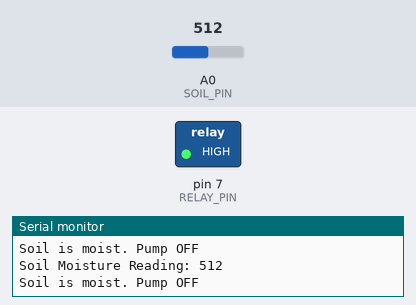
Recording of a sketch running on a simulated Arduino Uno, built with avr-gcc and run on an emulated ATmega328P. Shown: switched loads named in the sketch (green lamp = pin HIGH), the last lines printed to the serial monitor. Inputs (shaded band) come from the test bench; at power-on: A0 (SOIL_PIN) = 512.

Above: at 2.8 s.
2.9 s: A0 (SOIL_PIN) set to 585
5.6 s: A0 (SOIL_PIN) set to 610
At 7.3 s:
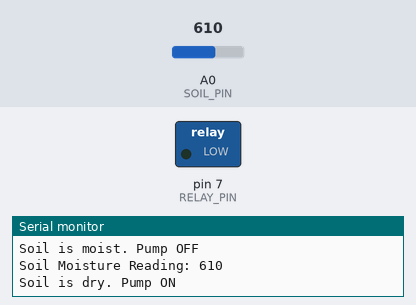
8.3 s: A0 (SOIL_PIN) set to 590
At 10.4 s:
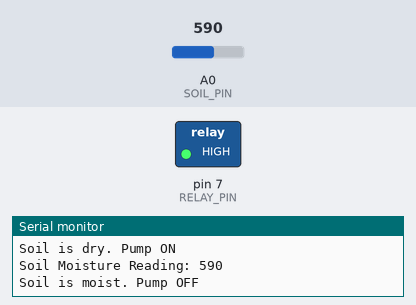
11.5 s: A0 (SOIL_PIN) set to 716
At 13.1 s:
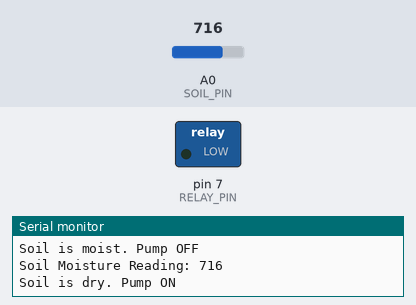
Timing chart, 0 to 14.6 s (numbered marks = the images above; inputs shaded):
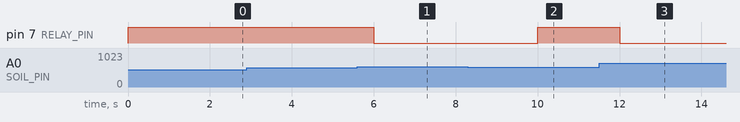

The sketch:

automatic_plant_watering.ino
```cpp
// Automatic Plant Watering System
// Soil moisture sensor -> A0
// Relay module -> Pin 7

const int SOIL_PIN = A0;
const int RELAY_PIN = 7;

const int DRY_THRESHOLD = 600;

// Change this if your relay is active-HIGH.
const bool RELAY_ACTIVE_LOW = true;

void controlPump(bool on) {
  if (RELAY_ACTIVE_LOW) {
    digitalWrite(RELAY_PIN, on ? LOW : HIGH);
  } else {
    digitalWrite(RELAY_PIN, on ? HIGH : LOW);
  }
}

void setup() {
  Serial.begin(9600);

  pinMode(RELAY_PIN, OUTPUT);

  // Pump remains OFF initially.
  controlPump(false);
}

void loop() {
  int moisture = analogRead(SOIL_PIN);

  Serial.print("Soil Moisture Reading: ");
  Serial.println(moisture);

  if (moisture >= DRY_THRESHOLD) {
    Serial.println("Soil is dry. Pump ON");
    controlPump(true);
  } else {
    Serial.println("Soil is moist. Pump OFF");
    controlPump(false);
  }

  delay(2000);
}
```

Measured:
- the behaviour switches between 599 and 600 on A0 (SOIL_PIN) (found by bisection; images 0 and 1)
- after the input at 5.6 s, pin 7 (RELAY_PIN): HIGH → LOW after 0.40 s
- after the input at 8.3 s, pin 7 (RELAY_PIN): LOW → HIGH after 1.7 s
- after the input at 11.5 s, pin 7 (RELAY_PIN): HIGH → LOW after 0.50 s
